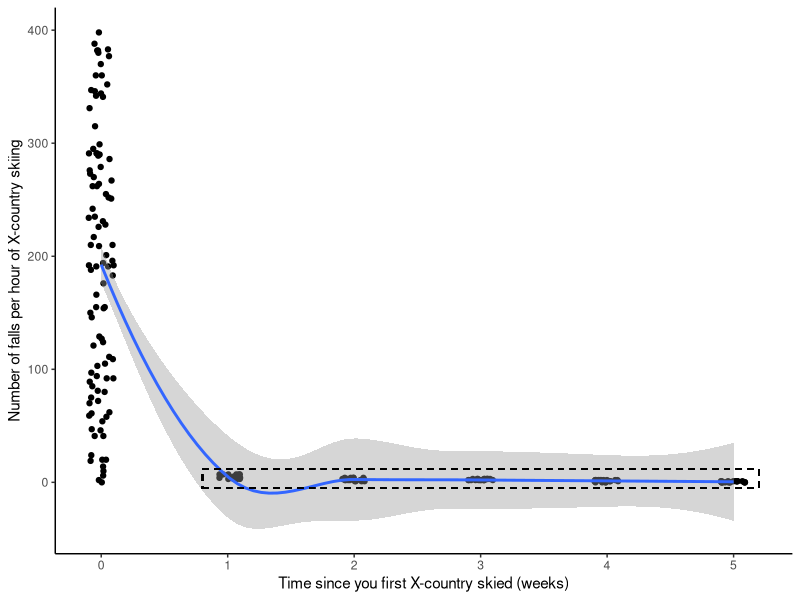

This figure's R source:
## ---- chunk 1

setwd("C:/master/other/afs/workshops/workshops/insets_in_plots")
df=data.frame(
  y=c(
    sample(c(0:400), 100, replace=T), 
    sample(c(3:7), 20, replace=T),
    sample(c(1:4), 20, replace=T),
    sample(c(2:3), 20, replace=T),
    sample(c(0:2), 20, replace=T),
    sample(c(0:1), 20, replace=T)
  ),
  x=c(
    rep(0, times=100), 
    rep(1, times=20), 
    rep(2, times=20), 
    rep(3, times=20), 
    rep(4, times=20), 
    rep(5, times=20) 
  )
)

## ---- chunk 2
require(ggplot2)

## ---- chunk 3

mainplot <- ggplot(data = df, aes(y = y, x = x) ) +
  geom_jitter(width = 0.1, height = 0) +
  geom_smooth()+
  geom_rect(data=df,aes(xmin=0.8,
                        xmax = 5.2,
                        ymin = -5,
                        ymax = 12), color = "black", fill=NA,
            linetype = 2)+
  xlab('Time since you first X-country skied (weeks)')+
  ylab('Number of falls per hour of X-country skiing')+
  theme_bw()+
  theme(panel.grid.major = element_blank(),
        panel.grid.minor = element_blank(),
        axis.line = element_line(colour="black", linetype="solid"),
        panel.background = element_rect(fill = "white",colour = "white", size = 0.5, linetype = "solid"),
        panel.border = element_blank())
mainplot

